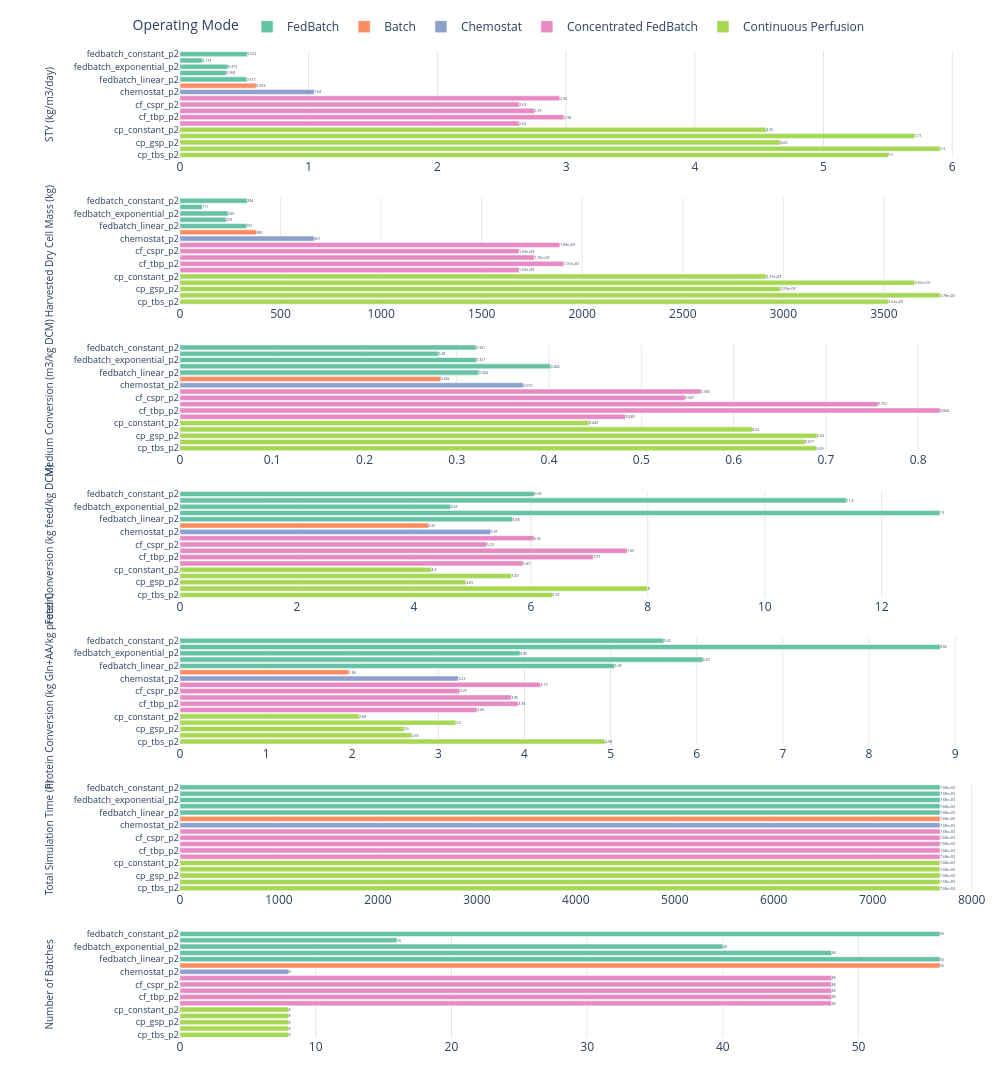

This figure's notebook cell:
### Markdown cell above
### 4.2 Horizontal KPI bar charts

### Code cell
# Alternative horizontal orientation for better label readability (if labels are long)
import plotly.graph_objects as go
from plotly.subplots import make_subplots

if "plot_cols" not in globals() or not plot_cols:
    raise ValueError("No KPI columns available to plot.")

n_plots = len(plot_cols)
fig = make_subplots(
    rows=n_plots,
    cols=1,
    shared_xaxes=False,
    shared_yaxes=False,
    vertical_spacing=0.04,
)

for row, col in enumerate(plot_cols, start=1):
    for mode in mode_order:
        sub = plot_data_ordered.loc[plot_data_ordered["mode"] == mode, ["short_label", col]].copy()
        sub[col] = sub[col].astype(float)

        fig.add_trace(
            go.Bar(
                x=sub[col],
                y=sub["short_label"],
                orientation="h",
                name=mode,
                marker_color=mode_colors[mode],
                text=[f"{v:.3g}" for v in sub[col]],
                textposition="outside",
                cliponaxis=False,
                showlegend=(row == 1),
                hovertemplate=(
                    "<b>%{y}</b><br>"
                    + f"{KPI_LABELS_MAIN[col]}: "
                    + "%{x:.4g}<br>"
                    + f"Mode: {mode}<extra></extra>"
                ),
            ),
            row=row,
            col=1,
        )

    fig.update_xaxes(
        title_text="",
        row=row,
        col=1,
        showgrid=True,
        gridcolor="rgba(0,0,0,0.10)",
    )
    fig.update_yaxes(
        title_text=KPI_LABELS_MAIN[col],
        title_standoff=18,
        row=row,
        col=1,
        categoryorder="array",
        categoryarray=category_order_horizontal,
        automargin=True,
        tickfont=dict(size=9),
        title_font=dict(size=10),
    )

fig.update_layout(
    height=max(480, 200 * n_plots + 20 * len(plot_data_ordered)),
    width=1000,
    bargap=0.2,
    legend_title_text="Operating Mode",
    legend=dict(
        orientation="h",
        yanchor="bottom",
        y=1.01,
        xanchor="center",
        x=0.4,
    ),
    margin=dict(l=180, r=20, t=20, b=20),
    template="plotly_white",
)

fig.show()

### Figure 1 — Plotly figure (JSON) as saved in the notebook; plotly's stock layout.template omitted (floating-point values rounded to 4 significant figures)
{"data": [{"cliponaxis": false, "hovertemplate": "<b>%{y}</b><br>STY (kg/m3/day): %{x:.4g}<br>Mode: FedBatch<extra></extra>", "marker": {"color": "rgb(102,194,165)"}, "name": "FedBatch", "orientation": "h", "showlegend": true, "text": ["0.522", "0.173", "0.373", "0.358", "0.517"], "textposition": "outside", "type": "bar", "x": [0.522, 0.1727, 0.3727, 0.3576, 0.517], "xaxis": "x", "y": ["fedbatch_constant_p2", "fedbatch_csfr_p2", "fedbatch_exponential_p2", "fedbatch_gsp_p2", "fedbatch_linear_p2"], "yaxis": "y"}, {"cliponaxis": false, "hovertemplate": "<b>%{y}</b><br>STY (kg/m3/day): %{x:.4g}<br>Mode: Batch<extra></extra>", "marker": {"color": "rgb(252,141,98)"}, "name": "Batch", "orientation": "h", "showlegend": true, "text": ["0.593"], "textposition": "outside", "type": "bar", "x": [0.5931], "xaxis": "x", "y": ["batch_p2"], "yaxis": "y"}, {"cliponaxis": false, "hovertemplate": "<b>%{y}</b><br>STY (kg/m3/day): %{x:.4g}<br>Mode: Chemostat<extra></extra>", "marker": {"color": "rgb(141,160,203)"}, "name": "Chemostat", "orientation": "h", "showlegend": true, "text": ["1.04"], "textposition": "outside", "type": "bar", "x": [1.042], "xaxis": "x", "y": ["chemostat_p2"], "yaxis": "y"}, {"cliponaxis": false, "hovertemplate": "<b>%{y}</b><br>STY (kg/m3/day): %{x:.4g}<br>Mode: Concentrated FedBatch<extra></extra>", "marker": {"color": "rgb(231,138,195)"}, "name": "Concentrated FedBatch", "orientation": "h", "showlegend": true, "text": ["2.95", "2.63", "2.75", "2.98", "2.63"], "textposition": "outside", "type": "bar", "x": [2.952, 2.635, 2.754, 2.983, 2.635], "xaxis": "x", "y": ["cf_constant_p2", "cf_cspr_p2", "cf_gsp_p2", "cf_tbp_p2", "cf_tbs_p2"], "yaxis": "y"}, {"cliponaxis": false, "hovertemplate": "<b>%{y}</b><br>STY (kg/m3/day): %{x:.4g}<br>Mode: Continuous Perfusion<extra></extra>", "marker": {"color": "rgb(166,216,84)"}, "name": "Continuous Perfusion", "orientation": "h", "showlegend": true, "text": ["4.55", "5.71", "4.66", "5.9", "5.5"], "textposition": "outside", "type": "bar", "x": [4.554, 5.707, 4.665, 5.905, 5.503], "xaxis": "x", "y": ["cp_constant_p2", "cp_cspr_p2", "cp_gsp_p2", "cp_tbp_p2", "cp_tbs_p2"], "yaxis": "y"}, {"cliponaxis": false, "hovertemplate": "<b>%{y}</b><br>Harvested Dry Cell Mass (kg): %{x:.4g}<br>Mode: FedBatch<extra></extra>", "marker": {"color": "rgb(102,194,165)"}, "name": "FedBatch", "orientation": "h", "showlegend": false, "text": ["334", "111", "239", "229", "331"], "textposition": "outside", "type": "bar", "x": [334.1, 110.5, 238.5, 228.9, 330.9], "xaxis": "x2", "y": ["fedbatch_constant_p2", "fedbatch_csfr_p2", "fedbatch_exponential_p2", "fedbatch_gsp_p2", "fedbatch_linear_p2"], "yaxis": "y2"}, {"cliponaxis": false, "hovertemplate": "<b>%{y}</b><br>Harvested Dry Cell Mass (kg): %{x:.4g}<br>Mode: Batch<extra></extra>", "marker": {"color": "rgb(252,141,98)"}, "name": "Batch", "orientation": "h", "showlegend": false, "text": ["380"], "textposition": "outside", "type": "bar", "x": [379.6], "xaxis": "x2", "y": ["batch_p2"], "yaxis": "y2"}, {"cliponaxis": false, "hovertemplate": "<b>%{y}</b><br>Harvested Dry Cell Mass (kg): %{x:.4g}<br>Mode: Chemostat<extra></extra>", "marker": {"color": "rgb(141,160,203)"}, "name": "Chemostat", "orientation": "h", "showlegend": false, "text": ["667"], "textposition": "outside", "type": "bar", "x": [667.1], "xaxis": "x2", "y": ["chemostat_p2"], "yaxis": "y2"}, {"cliponaxis": false, "hovertemplate": "<b>%{y}</b><br>Harvested Dry Cell Mass (kg): %{x:.4g}<br>Mode: Concentrated FedBatch<extra></extra>", "marker": {"color": "rgb(231,138,195)"}, "name": "Concentrated FedBatch", "orientation": "h", "showlegend": false, "text": ["1.89e+03", "1.69e+03", "1.76e+03", "1.91e+03", "1.69e+03"], "textposition": "outside", "type": "bar", "x": [1889.0, 1686.0, 1763.0, 1909.0, 1686.0], "xaxis": "x2", "y": ["cf_constant_p2", "cf_cspr_p2", "cf_gsp_p2", "cf_tbp_p2", "cf_tbs_p2"], "yaxis": "y2"}, {"cliponaxis": false, "hovertemplate": "<b>%{y}</b><br>Harvested Dry Cell Mass (kg): %{x:.4g}<br>Mode: Continuous Perfusion<extra></extra>", "marker": {"color": "rgb(166,216,84)"}, "name": "Continuous Perfusion", "orientation": "h", "showlegend": false, "text": ["2.91e+03", "3.65e+03", "2.99e+03", "3.78e+03", "3.52e+03"], "textposition": "outside", "type": "bar", "x": [2915.0, 3652.0, 2985.0, 3779.0, 3522.0], "xaxis": "x2", "y": ["cp_constant_p2", "cp_cspr_p2", "cp_gsp_p2", "cp_tbp_p2", "cp_tbs_p2"], "yaxis": "y2"}, {"cliponaxis": false, "hovertemplate": "<b>%{y}</b><br>Medium Conversion (m3/kg DCM): %{x:.4g}<br>Mode: FedBatch<extra></extra>", "marker": {"color": "rgb(102,194,165)"}, "name": "FedBatch", "orientation": "h", "showlegend": false, "text": ["0.321", "0.28", "0.321", "0.402", "0.324"], "textposition": "outside", "type": "bar", "x": [0.3208, 0.2798, 0.3211, 0.4017, 0.3237], "xaxis": "x3", "y": ["fedbatch_constant_p2", "fedbatch_csfr_p2", "fedbatch_exponential_p2", "fedbatch_gsp_p2", "fedbatch_linear_p2"], "yaxis": "y3"}, {"cliponaxis": false, "hovertemplate": "<b>%{y}</b><br>Medium Conversion (m3/kg DCM): %{x:.4g}<br>Mode: Batch<extra></extra>", "marker": {"color": "rgb(252,141,98)"}, "name": "Batch", "orientation": "h", "showlegend": false, "text": ["0.282"], "textposition": "outside", "type": "bar", "x": [0.2824], "xaxis": "x3", "y": ["batch_p2"], "yaxis": "y3"}, {"cliponaxis": false, "hovertemplate": "<b>%{y}</b><br>Medium Conversion (m3/kg DCM): %{x:.4g}<br>Mode: Chemostat<extra></extra>", "marker": {"color": "rgb(141,160,203)"}, "name": "Chemostat", "orientation": "h", "showlegend": false, "text": ["0.372"], "textposition": "outside", "type": "bar", "x": [0.3722], "xaxis": "x3", "y": ["chemostat_p2"], "yaxis": "y3"}, {"cliponaxis": false, "hovertemplate": "<b>%{y}</b><br>Medium Conversion (m3/kg DCM): %{x:.4g}<br>Mode: Concentrated FedBatch<extra></extra>", "marker": {"color": "rgb(231,138,195)"}, "name": "Concentrated FedBatch", "orientation": "h", "showlegend": false, "text": ["0.565", "0.547", "0.757", "0.824", "0.483"], "textposition": "outside", "type": "bar", "x": [0.5647, 0.5474, 0.7565, 0.8237, 0.483], "xaxis": "x3", "y": ["cf_constant_p2", "cf_cspr_p2", "cf_gsp_p2", "cf_tbp_p2", "cf_tbs_p2"], "yaxis": "y3"}, {"cliponaxis": false, "hovertemplate": "<b>%{y}</b><br>Medium Conversion (m3/kg DCM): %{x:.4g}<br>Mode: Continuous Perfusion<extra></extra>", "marker": {"color": "rgb(166,216,84)"}, "name": "Continuous Perfusion", "orientation": "h", "showlegend": false, "text": ["0.443", "0.62", "0.69", "0.677", "0.69"], "textposition": "outside", "type": "bar", "x": [0.4434, 0.6203, 0.6904, 0.6775, 0.6899], "xaxis": "x3", "y": ["cp_constant_p2", "cp_cspr_p2", "cp_gsp_p2", "cp_tbp_p2", "cp_tbs_p2"], "yaxis": "y3"}, {"cliponaxis": false, "hovertemplate": "<b>%{y}</b><br>Feed Conversion (kg feed/kg DCM): %{x:.4g}<br>Mode: FedBatch<extra></extra>", "marker": {"color": "rgb(102,194,165)"}, "name": "FedBatch", "orientation": "h", "showlegend": false, "text": ["6.06", "11.4", "4.63", "13", "5.68"], "textposition": "outside", "type": "bar", "x": [6.063, 11.4, 4.627, 13.0, 5.684], "xaxis": "x4", "y": ["fedbatch_constant_p2", "fedbatch_csfr_p2", "fedbatch_exponential_p2", "fedbatch_gsp_p2", "fedbatch_linear_p2"], "yaxis": "y4"}, {"cliponaxis": false, "hovertemplate": "<b>%{y}</b><br>Feed Conversion (kg feed/kg DCM): %{x:.4g}<br>Mode: Batch<extra></extra>", "marker": {"color": "rgb(252,141,98)"}, "name": "Batch", "orientation": "h", "showlegend": false, "text": ["4.25"], "textposition": "outside", "type": "bar", "x": [4.249], "xaxis": "x4", "y": ["batch_p2"], "yaxis": "y4"}, {"cliponaxis": false, "hovertemplate": "<b>%{y}</b><br>Feed Conversion (kg feed/kg DCM): %{x:.4g}<br>Mode: Chemostat<extra></extra>", "marker": {"color": "rgb(141,160,203)"}, "name": "Chemostat", "orientation": "h", "showlegend": false, "text": ["5.31"], "textposition": "outside", "type": "bar", "x": [5.314], "xaxis": "x4", "y": ["chemostat_p2"], "yaxis": "y4"}, {"cliponaxis": false, "hovertemplate": "<b>%{y}</b><br>Feed Conversion (kg feed/kg DCM): %{x:.4g}<br>Mode: Concentrated FedBatch<extra></extra>", "marker": {"color": "rgb(231,138,195)"}, "name": "Concentrated FedBatch", "orientation": "h", "showlegend": false, "text": ["6.05", "5.25", "7.65", "7.07", "5.87"], "textposition": "outside", "type": "bar", "x": [6.053, 5.249, 7.648, 7.066, 5.865], "xaxis": "x4", "y": ["cf_constant_p2", "cf_cspr_p2", "cf_gsp_p2", "cf_tbp_p2", "cf_tbs_p2"], "yaxis": "y4"}, {"cliponaxis": false, "hovertemplate": "<b>%{y}</b><br>Feed Conversion (kg feed/kg DCM): %{x:.4g}<br>Mode: Continuous Perfusion<extra></extra>", "marker": {"color": "rgb(166,216,84)"}, "name": "Continuous Perfusion", "orientation": "h", "showlegend": false, "text": ["4.3", "5.67", "4.89", "8", "6.37"], "textposition": "outside", "type": "bar", "x": [4.296, 5.672, 4.889, 7.997, 6.372], "xaxis": "x4", "y": ["cp_constant_p2", "cp_cspr_p2", "cp_gsp_p2", "cp_tbp_p2", "cp_tbs_p2"], "yaxis": "y4"}, {"cliponaxis": false, "hovertemplate": "<b>%{y}</b><br>Protein Conversion (kg Gln+AA/kg protein): %{x:.4g}<br>Mode: FedBatch<extra></extra>", "marker": {"color": "rgb(102,194,165)"}, "name": "FedBatch", "orientation": "h", "showlegend": false, "text": ["5.62", "8.82", "3.95", "6.07", "5.05"], "textposition": "outside", "type": "bar", "x": [5.618, 8.824, 3.949, 6.071, 5.047], "xaxis": "x5", "y": ["fedbatch_constant_p2", "fedbatch_csfr_p2", "fedbatch_exponential_p2", "fedbatch_gsp_p2", "fedbatch_linear_p2"], "yaxis": "y5"}, {"cliponaxis": false, "hovertemplate": "<b>%{y}</b><br>Protein Conversion (kg Gln+AA/kg protein): %{x:.4g}<br>Mode: Batch<extra></extra>", "marker": {"color": "rgb(252,141,98)"}, "name": "Batch", "orientation": "h", "showlegend": false, "text": ["1.96"], "textposition": "outside", "type": "bar", "x": [1.961], "xaxis": "x5", "y": ["batch_p2"], "yaxis": "y5"}, {"cliponaxis": false, "hovertemplate": "<b>%{y}</b><br>Protein Conversion (kg Gln+AA/kg protein): %{x:.4g}<br>Mode: Chemostat<extra></extra>", "marker": {"color": "rgb(141,160,203)"}, "name": "Chemostat", "orientation": "h", "showlegend": false, "text": ["3.23"], "textposition": "outside", "type": "bar", "x": [3.232], "xaxis": "x5", "y": ["chemostat_p2"], "yaxis": "y5"}, {"cliponaxis": false, "hovertemplate": "<b>%{y}</b><br>Protein Conversion (kg Gln+AA/kg protein): %{x:.4g}<br>Mode: Concentrated FedBatch<extra></extra>", "marker": {"color": "rgb(231,138,195)"}, "name": "Concentrated FedBatch", "orientation": "h", "showlegend": false, "text": ["4.19", "3.25", "3.85", "3.93", "3.45"], "textposition": "outside", "type": "bar", "x": [4.185, 3.248, 3.845, 3.927, 3.45], "xaxis": "x5", "y": ["cf_constant_p2", "cf_cspr_p2", "cf_gsp_p2", "cf_tbp_p2", "cf_tbs_p2"], "yaxis": "y5"}, {"cliponaxis": false, "hovertemplate": "<b>%{y}</b><br>Protein Conversion (kg Gln+AA/kg protein): %{x:.4g}<br>Mode: Continuous Perfusion<extra></extra>", "marker": {"color": "rgb(166,216,84)"}, "name": "Continuous Perfusion", "orientation": "h", "showlegend": false, "text": ["2.08", "3.2", "2.6", "2.69", "4.94"], "textposition": "outside", "type": "bar", "x": [2.079, 3.203, 2.602, 2.688, 4.935], "xaxis": "x5", "y": ["cp_constant_p2", "cp_cspr_p2", "cp_gsp_p2", "cp_tbp_p2", "cp_tbs_p2"], "yaxis": "y5"}, {"cliponaxis": false, "hovertemplate": "<b>%{y}</b><br>Total Simulation Time (h): %{x:.4g}<br>Mode: FedBatch<extra></extra>", "marker": {"color": "rgb(102,194,165)"}, "name": "FedBatch", "orientation": "h", "showlegend": false, "text": ["7.68e+03", "7.68e+03", "7.68e+03", "7.68e+03", "7.68e+03"], "textposition": "outside", "type": "bar", "x": [7680.0, 7680.0, 7680.0, 7680.0, 7680.0], "xaxis": "x6", "y": ["fedbatch_constant_p2", "fedbatch_csfr_p2", "fedbatch_exponential_p2", "fedbatch_gsp_p2", "fedbatch_linear_p2"], "yaxis": "y6"}, {"cliponaxis": false, "hovertemplate": "<b>%{y}</b><br>Total Simulation Time (h): %{x:.4g}<br>Mode: Batch<extra></extra>", "marker": {"color": "rgb(252,141,98)"}, "name": "Batch", "orientation": "h", "showlegend": false, "text": ["7.68e+03"], "textposition": "outside", "type": "bar", "x": [7680.0], "xaxis": "x6", "y": ["batch_p2"], "yaxis": "y6"}, {"cliponaxis": false, "hovertemplate": "<b>%{y}</b><br>Total Simulation Time (h): %{x:.4g}<br>Mode: Chemostat<extra></extra>", "marker": {"color": "rgb(141,160,203)"}, "name": "Chemostat", "orientation": "h", "showlegend": false, "text": ["7.68e+03"], "textposition": "outside", "type": "bar", "x": [7680.0], "xaxis": "x6", "y": ["chemostat_p2"], "yaxis": "y6"}, {"cliponaxis": false, "hovertemplate": "<b>%{y}</b><br>Total Simulation Time (h): %{x:.4g}<br>Mode: Concentrated FedBatch<extra></extra>", "marker": {"color": "rgb(231,138,195)"}, "name": "Concentrated FedBatch", "orientation": "h", "showlegend": false, "text": ["7.68e+03", "7.68e+03", "7.68e+03", "7.68e+03", "7.68e+03"], "textposition": "outside", "type": "bar", "x": [7680.0, 7680.0, 7680.0, 7680.0, 7680.0], "xaxis": "x6", "y": ["cf_constant_p2", "cf_cspr_p2", "cf_gsp_p2", "cf_tbp_p2", "cf_tbs_p2"], "yaxis": "y6"}, {"cliponaxis": false, "hovertemplate": "<b>%{y}</b><br>Total Simulation Time (h): %{x:.4g}<br>Mode: Continuous Perfusion<extra></extra>", "marker": {"color": "rgb(166,216,84)"}, "name": "Continuous Perfusion", "orientation": "h", "showlegend": false, "text": ["7.68e+03", "7.68e+03", "7.68e+03", "7.68e+03", "7.68e+03"], "textposition": "outside", "type": "bar", "x": [7680.0, 7680.0, 7680.0, 7680.0, 7680.0], "xaxis": "x6", "y": ["cp_constant_p2", "cp_cspr_p2", "cp_gsp_p2", "cp_tbp_p2", "cp_tbs_p2"], "yaxis": "y6"}, {"cliponaxis": false, "hovertemplate": "<b>%{y}</b><br>Number of Batches: %{x:.4g}<br>Mode: FedBatch<extra></extra>", "marker": {"color": "rgb(102,194,165)"}, "name": "FedBatch", "orientation": "h", "showlegend": false, "text": ["56", "16", "40", "48", "56"], "textposition": "outside", "type": "bar", "x": [56.0, 16.0, 40.0, 48.0, 56.0], "xaxis": "x7", "y": ["fedbatch_constant_p2", "fedbatch_csfr_p2", "fedbatch_exponential_p2", "fedbatch_gsp_p2", "fedbatch_linear_p2"], "yaxis": "y7"}, {"cliponaxis": false, "hovertemplate": "<b>%{y}</b><br>Number of Batches: %{x:.4g}<br>Mode: Batch<extra></extra>", "marker": {"color": "rgb(252,141,98)"}, "name": "Batch", "orientation": "h", "showlegend": false, "text": ["56"], "textposition": "outside", "type": "bar", "x": [56.0], "xaxis": "x7", "y": ["batch_p2"], "yaxis": "y7"}, {"cliponaxis": false, "hovertemplate": "<b>%{y}</b><br>Number of Batches: %{x:.4g}<br>Mode: Chemostat<extra></extra>", "marker": {"color": "rgb(141,160,203)"}, "name": "Chemostat", "orientation": "h", "showlegend": false, "text": ["8"], "textposition": "outside", "type": "bar", "x": [8.0], "xaxis": "x7", "y": ["chemostat_p2"], "yaxis": "y7"}, {"cliponaxis": false, "hovertemplate": "<b>%{y}</b><br>Number of Batches: %{x:.4g}<br>Mode: Concentrated FedBatch<extra></extra>", "marker": {"color": "rgb(231,138,195)"}, "name": "Concentrated FedBatch", "orientation": "h", "showlegend": false, "text": ["48", "48", "48", "48", "48"], "textposition": "outside", "type": "bar", "x": [48.0, 48.0, 48.0, 48.0, 48.0], "xaxis": "x7", "y": ["cf_constant_p2", "cf_cspr_p2", "cf_gsp_p2", "cf_tbp_p2", "cf_tbs_p2"], "yaxis": "y7"}, {"cliponaxis": false, "hovertemplate": "<b>%{y}</b><br>Number of Batches: %{x:.4g}<br>Mode: Continuous Perfusion<extra></extra>", "marker": {"color": "rgb(166,216,84)"}, "name": "Continuous Perfusion", "orientation": "h", "showlegend": false, "text": ["8", "8", "8", "8", "8"], "textposition": "outside", "type": "bar", "x": [8.0, 8.0, 8.0, 8.0, 8.0], "xaxis": "x7", "y": ["cp_constant_p2", "cp_cspr_p2", "cp_gsp_p2", "cp_tbp_p2", "cp_tbs_p2"], "yaxis": "y7"}], "layout": {"bargap": 0.2, "height": 1740, "legend": {"orientation": "h", "title": {"text": "Operating Mode"}, "x": 0.4, "xanchor": "center", "y": 1.01, "yanchor": "bottom"}, "margin": {"b": 20, "l": 180, "r": 20, "t": 20}, "width": 1000, "xaxis": {"anchor": "y", "domain": [0, 1], "gridcolor": "rgba(0,0,0,0.10)", "showgrid": true, "title": {"text": ""}}, "xaxis2": {"anchor": "y2", "domain": [0, 1], "gridcolor": "rgba(0,0,0,0.10)", "showgrid": true, "title": {"text": ""}}, "xaxis3": {"anchor": "y3", "domain": [0, 1], "gridcolor": "rgba(0,0,0,0.10)", "showgrid": true, "title": {"text": ""}}, "xaxis4": {"anchor": "y4", "domain": [0, 1], "gridcolor": "rgba(0,0,0,0.10)", "showgrid": true, "title": {"text": ""}}, "xaxis5": {"anchor": "y5", "domain": [0, 1], "gridcolor": "rgba(0,0,0,0.10)", "showgrid": true, "title": {"text": ""}}, "xaxis6": {"anchor": "y6", "domain": [0, 1], "gridcolor": "rgba(0,0,0,0.10)", "showgrid": true, "title": {"text": ""}}, "xaxis7": {"anchor": "y7", "domain": [0, 1], "gridcolor": "rgba(0,0,0,0.10)", "showgrid": true, "title": {"text": ""}}, "yaxis": {"anchor": "x", "automargin": true, "categoryarray": ["cp_tbs_p2", "cp_tbp_p2", "cp_gsp_p2", "cp_cspr_p2", "cp_constant_p2", "cf_tbs_p2", "cf_tbp_p2", "cf_gsp_p2", "cf_cspr_p2", "cf_constant_p2", "chemostat_p2", "batch_p2", "fedbatch_linear_p2", "fedbatch_gsp_p2", "fedbatch_exponential_p2", "fedbatch_csfr_p2", "fedbatch_constant_p2"], "categoryorder": "array", "domain": [0.8914, 1], "tickfont": {"size": 9}, "title": {"font": {"size": 10}, "standoff": 18, "text": "STY (kg/m3/day)"}}, "yaxis2": {"anchor": "x2", "automargin": true, "categoryarray": ["cp_tbs_p2", "cp_tbp_p2", "cp_gsp_p2", "cp_cspr_p2", "cp_constant_p2", "cf_tbs_p2", "cf_tbp_p2", "cf_gsp_p2", "cf_cspr_p2", "cf_constant_p2", "chemostat_p2", "batch_p2", "fedbatch_linear_p2", "fedbatch_gsp_p2", "fedbatch_exponential_p2", "fedbatch_csfr_p2", "fedbatch_constant_p2"], "categoryorder": "array", "domain": [0.7429, 0.8514], "tickfont": {"size": 9}, "title": {"font": {"size": 10}, "standoff": 18, "text": "Harvested Dry Cell Mass (kg)"}}, "yaxis3": {"anchor": "x3", "automargin": true, "categoryarray": ["cp_tbs_p2", "cp_tbp_p2", "cp_gsp_p2", "cp_cspr_p2", "cp_constant_p2", "cf_tbs_p2", "cf_tbp_p2", "cf_gsp_p2", "cf_cspr_p2", "cf_constant_p2", "chemostat_p2", "batch_p2", "fedbatch_linear_p2", "fedbatch_gsp_p2", "fedbatch_exponential_p2", "fedbatch_csfr_p2", "fedbatch_constant_p2"], "categoryorder": "array", "domain": [0.5943, 0.7029], "tickfont": {"size": 9}, "title": {"font": {"size": 10}, "standoff": 18, "text": "Medium Conversion (m3/kg DCM)"}}, "yaxis4": {"anchor": "x4", "automargin": true, "categoryarray": ["cp_tbs_p2", "cp_tbp_p2", "cp_gsp_p2", "cp_cspr_p2", "cp_constant_p2", "cf_tbs_p2", "cf_tbp_p2", "cf_gsp_p2", "cf_cspr_p2", "cf_constant_p2", "chemostat_p2", "batch_p2", "fedbatch_linear_p2", "fedbatch_gsp_p2", "fedbatch_exponential_p2", "fedbatch_csfr_p2", "fedbatch_constant_p2"], "categoryorder": "array", "domain": [0.4457, 0.5543], "tickfont": {"size": 9}, "title": {"font": {"size": 10}, "standoff": 18, "text": "Feed Conversion (kg feed/kg DCM)"}}, "yaxis5": {"anchor": "x5", "automargin": true, "categoryarray": ["cp_tbs_p2", "cp_tbp_p2", "cp_gsp_p2", "cp_cspr_p2", "cp_constant_p2", "cf_tbs_p2", "cf_tbp_p2", "cf_gsp_p2", "cf_cspr_p2", "cf_constant_p2", "chemostat_p2", "batch_p2", "fedbatch_linear_p2", "fedbatch_gsp_p2", "fedbatch_exponential_p2", "fedbatch_csfr_p2", "fedbatch_constant_p2"], "categoryorder": "array", "domain": [0.2971, 0.4057], "tickfont": {"size": 9}, "title": {"font": {"size": 10}, "standoff": 18, "text": "Protein Conversion (kg Gln+AA/kg protein)"}}, "yaxis6": {"anchor": "x6", "automargin": true, "categoryarray": ["cp_tbs_p2", "cp_tbp_p2", "cp_gsp_p2", "cp_cspr_p2", "cp_constant_p2", "cf_tbs_p2", "cf_tbp_p2", "cf_gsp_p2", "cf_cspr_p2", "cf_constant_p2", "chemostat_p2", "batch_p2", "fedbatch_linear_p2", "fedbatch_gsp_p2", "fedbatch_exponential_p2", "fedbatch_csfr_p2", "fedbatch_constant_p2"], "categoryorder": "array", "domain": [0.1486, 0.2571], "tickfont": {"size": 9}, "title": {"font": {"size": 10}, "standoff": 18, "text": "Total Simulation Time (h)"}}, "yaxis7": {"anchor": "x7", "automargin": true, "categoryarray": ["cp_tbs_p2", "cp_tbp_p2", "cp_gsp_p2", "cp_cspr_p2", "cp_constant_p2", "cf_tbs_p2", "cf_tbp_p2", "cf_gsp_p2", "cf_cspr_p2", "cf_constant_p2", "chemostat_p2", "batch_p2", "fedbatch_linear_p2", "fedbatch_gsp_p2", "fedbatch_exponential_p2", "fedbatch_csfr_p2", "fedbatch_constant_p2"], "categoryorder": "array", "domain": [0, 0.1086], "tickfont": {"size": 9}, "title": {"font": {"size": 10}, "standoff": 18, "text": "Number of Batches"}}}}
